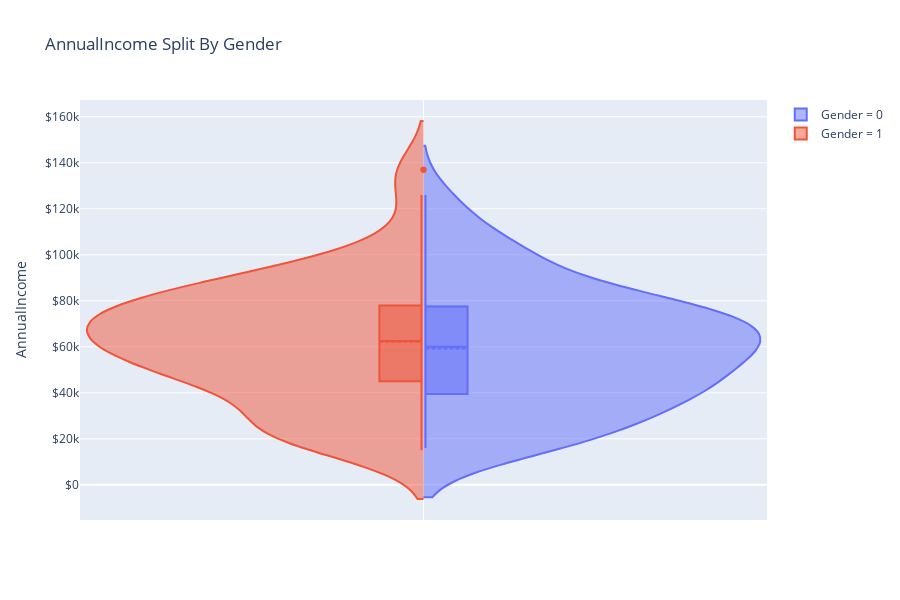

Write notebook code for a chart like this one.
### Code cell
#Male population earning more than Female population by $1,000 or so
Plot(Data, "AnnualIncome", "Gender")
